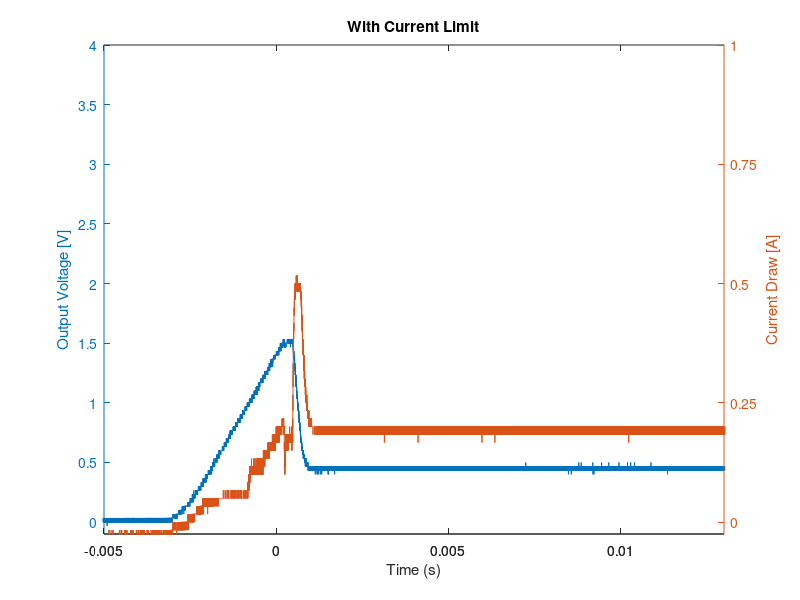
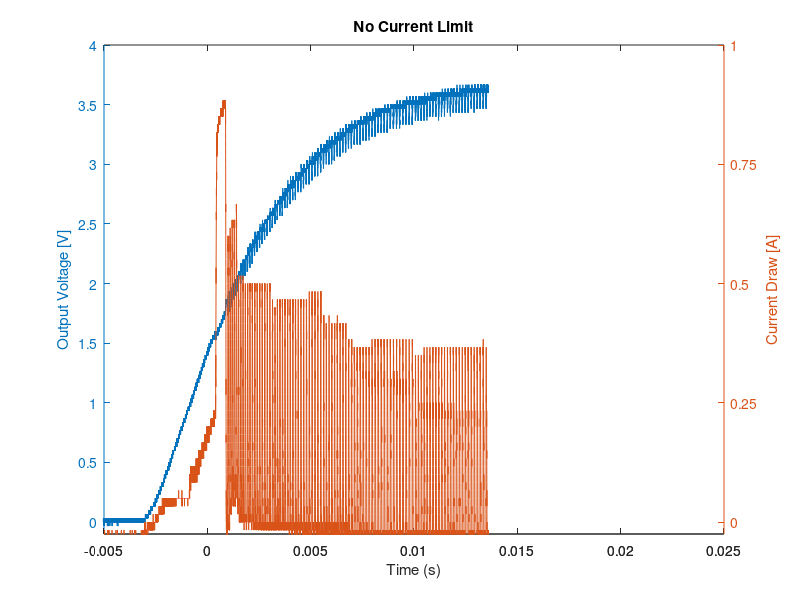
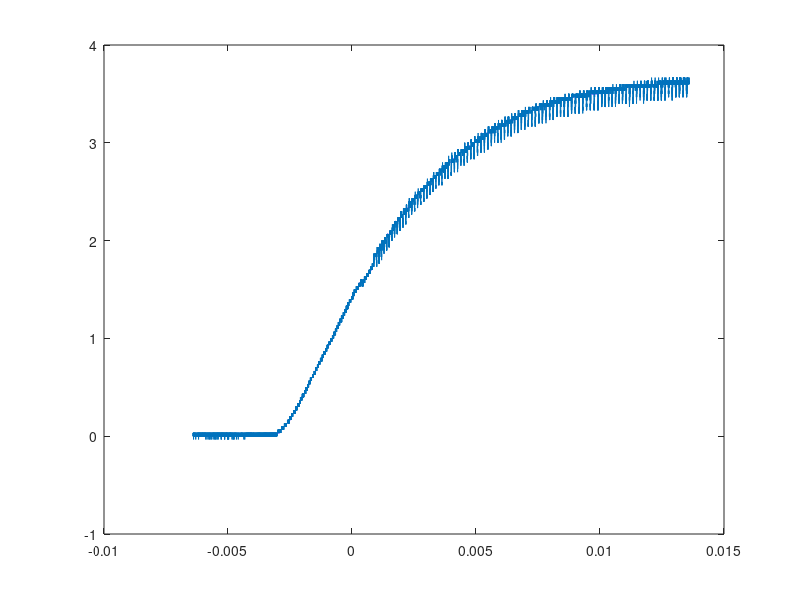

Recreate these plots in MATLAB, in order.
clear all; close all; clc;

to_tikz = 0;

% NO CURRENT LIMIT DATA
C1_nolimit = csvread('C1joint-board-startup-no-limit00000.txt',5,0);
C3_nolimit = csvread('C3joint-board-startup-no-limit00000.txt',5,0);


time_C1_nolimit = C1_nolimit(:,1);
data_C1_nolimit = C1_nolimit(:,2);

time_C3_nolimit = C3_nolimit(:,1);
data_C3_nolimit = C3_nolimit(:,2);


% CURRENT LIMIT DATA
C1_limit = csvread('C1joint-board-startup-w-limit00000.txt',5,0);
C3_limit = csvread('C3joint-board-startup-w-limit00000.txt',5,0);

time_C1_limit = C1_limit(:,1);
data_C1_limit = C1_limit(:,2);

time_C3_limit = C3_limit(:,1);
data_C3_limit = C3_limit(:,2);

figure(1)
[fig1,hLine1,hLine2] = plotyy(time_C1_limit, data_C1_limit, time_C3_limit, data_C3_limit)
title('With Current Limit')

xlabel('Time (s)')

ylabel(fig1(1),'Output Voltage [V]') % left y-axis 
ylabel(fig1(2),'Current Draw [A]') % right y-axis


set(fig1(1),'XLim',[-5*10^(-3) 13*10^(-3)])
set(fig1(2),'XLim',[-5*10^(-3) 13*10^(-3)])
set(fig1(1),'YLim',[-0.1 4])
set(fig1(2),'YLim',[-0.025 1])
set(fig1(1),'YTick',0:0.5:4)
set(fig1(2),'YTick',0:0.25:1)

if to_tikz == 1
    cleanfigure();
   matlab2tikz('joint_board_test_fig1.tex'); 
end

figure(2)
[fig2,hLine1,hLine2] = plotyy(time_C1_nolimit, data_C1_nolimit, time_C3_nolimit, data_C3_nolimit)
title('No Current Limit')

xlabel('Time (s)')

ylabel(fig2(1),'Output Voltage [V]') % left y-axis 
ylabel(fig2(2),'Current Draw [A]') % right y-axis


%set(fig2(1),'XLim',[-5*10^(-3) 13*10^(-3)])
%set(fig2(2),'XLim',[-5*10^(-3) 13*10^(-3)])
set(fig2(1),'XLim',[-5*10^(-3) 25*10^(-3)])
set(fig2(2),'XLim',[-5*10^(-3) 25*10^(-3)])
set(fig2(1),'YLim',[-0.1 4])
set(fig2(2),'YLim',[-0.025 1])
set(fig2(1),'YTick',0:0.5:4)
set(fig2(2),'YTick',0:0.25:1)

%TEST!!
figure(3)
plot(time_C1_nolimit,data_C1_nolimit)

if to_tikz == 1
    cleanfigure();
   matlab2tikz('joint_board_test_fig2.tex'); 
end
